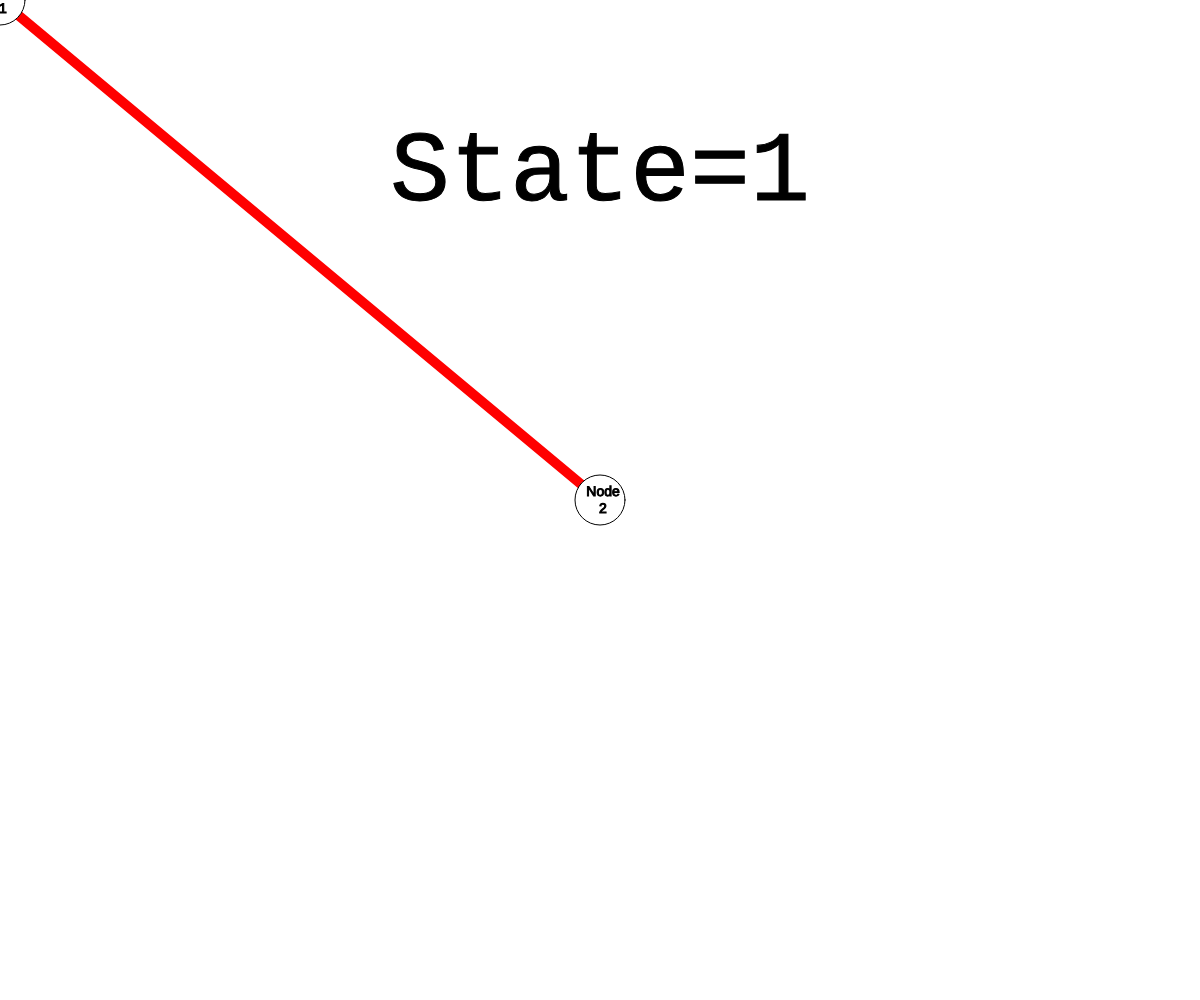
Frame 1 (no input)
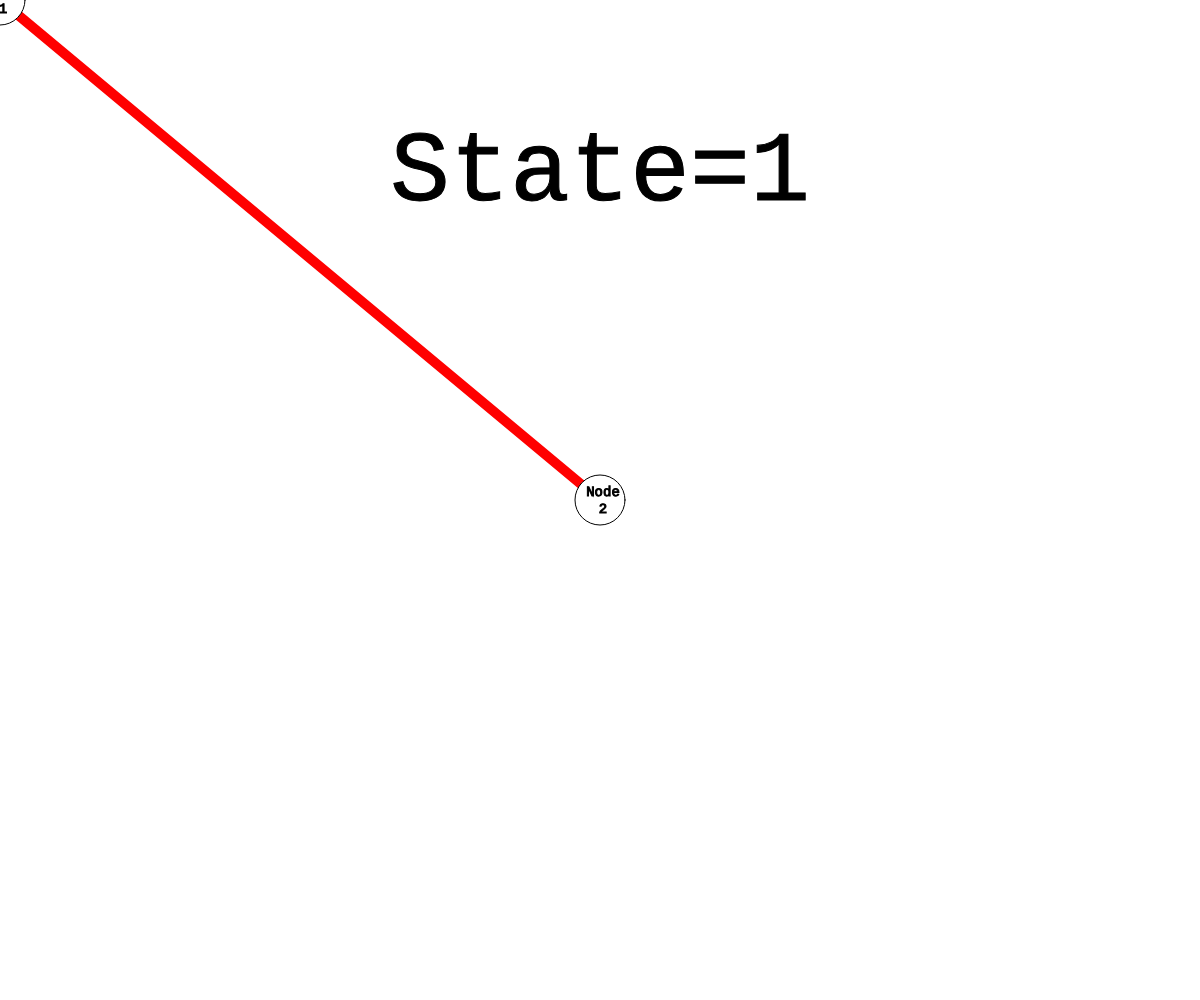
Frame 60 (no input)
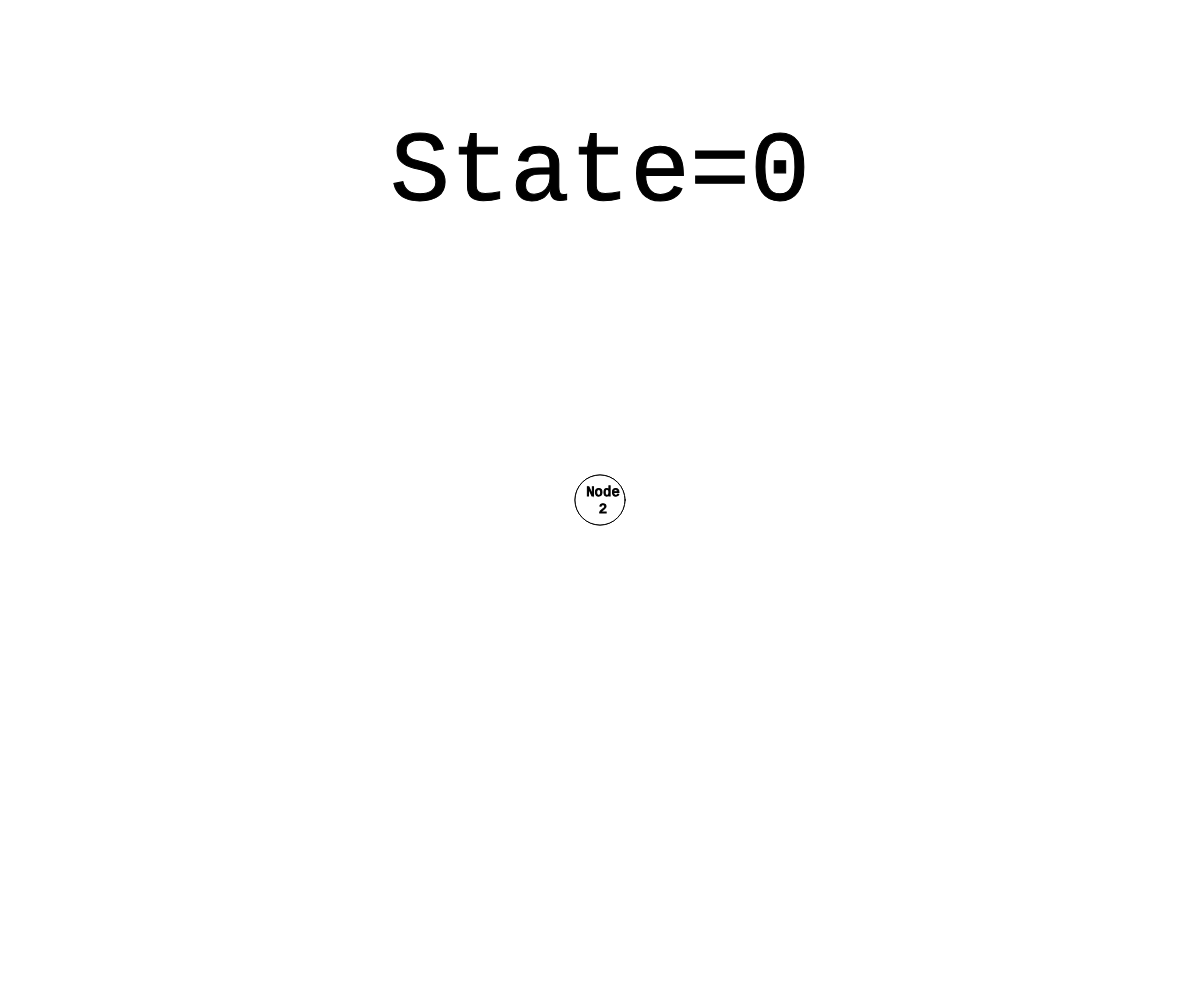
Frame 120 (the mouse pressed at the canvas centre since frame 60)

The p5.js sketch that drew these frames (run headless with seeded random() and noise() and a simulated clock; from frame 60 on, the mouse is pressed at the canvas centre):

// p5.js sketch
// ── sketch.js
var signal = 'red'
var message = ""
var state

function setup() {
	createCanvas(windowWidth, windowHeight);
}

function draw() {
	background('white')
	textSize(14)
		// text(mouseX + " | " + mouseY, 40, 12);
	stroke(signal)
	strokeWeight(10)
	noCursor()
	line(mouseX, mouseY, windowWidth / 2, windowHeight / 2);
	strokeWeight(1)
	stroke('black')
	ellipse(mouseX, mouseY, 50, 50);

	textAlign('center')
	text("Node 1", mouseX - 17, mouseY - 15, 40, 40);
	ellipse(windowWidth / 2, windowHeight / 2, 50, 50);
	text("Node 2", windowWidth / 2 - 17, windowHeight / 2 - 15, 40, 40);
	// Change the wire color!
	if (mouseIsPressed) {
		signal = 'green'
		state = 0

	} else {
		signal = 'red'
		state = 1

	}
	textSize(100)
textFont('monospace')
	text("State=" +state, windowWidth / 2, 200)
}

function windowResized(){
	resizeCanvas(windowWidth,windowHeight)
}
